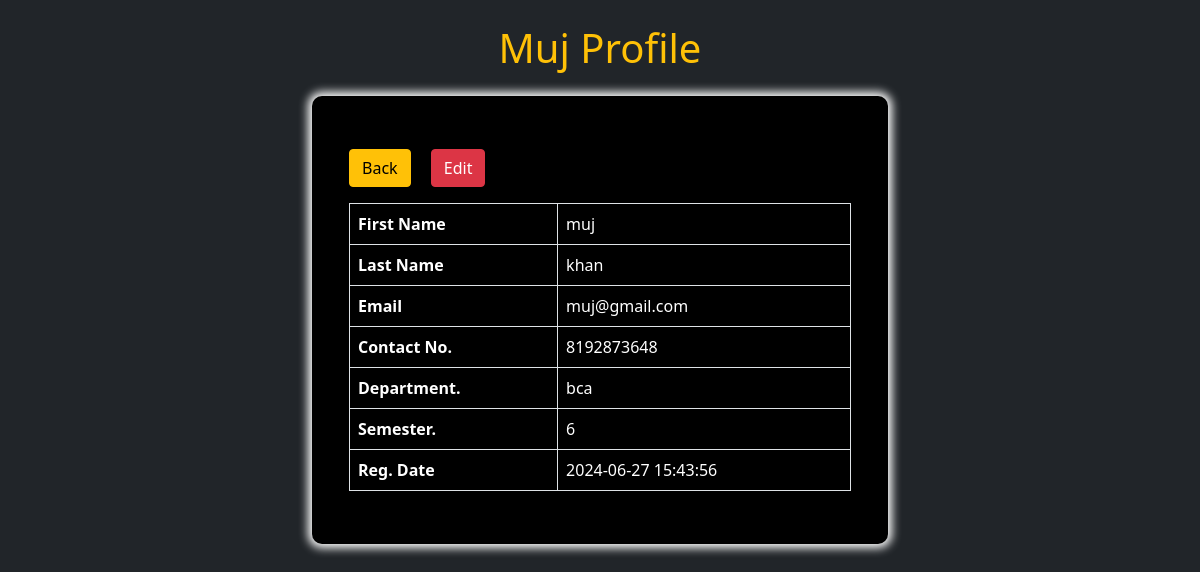
The page /profile.php (signed in) on the database its author committed.
### tables this page shows
CREATE TABLE `users` (
  `u_id` int(222) NOT NULL,
  `username` varchar(222) NOT NULL,
  `f_name` varchar(222) NOT NULL,
  `l_name` varchar(222) NOT NULL,
  `email` varchar(222) NOT NULL,
  `phone` varchar(222) NOT NULL,
  `password` varchar(222) NOT NULL,
  `department` text NOT NULL,
  `semester` int(222) NOT NULL,
  `date` timestamp NOT NULL DEFAULT current_timestamp() ON UPDATE current_timestamp()
);

### profile.php (the view, shortened to what this page needs)
<?php session_start();
include_once ('connection/connect.php');
if (strlen($_SESSION['user_id'] == 0)) {
  header('location:logout.php');
} else {
  ?>
  <!doctype html>
  <html lang="en">
  <head>
    <link href="https://cdn.jsdelivr.net/npm/bootstrap@5.0.2/dist/css/bootstrap.min.css" rel="stylesheet"
>
  </head>
  <body class="bg-dark">
    <main>
      <div class="container-fluid px-4 ">
        <?php
        $userid = $_SESSION['user_id'];
        $query = mysqli_query($db, "select * from users where u_id='$userid'");
        while ($result = mysqli_fetch_array($query)) { ?>
          <h1 class="my-4 text-center text-warning text-capitalize"><?php echo $result['f_name']; ?> Profile</h1>
          <div class="card col-md-6 col-10 mb-4 mx-auto">
          <div class="card-body ">
            <a href="menu.php" class="btn btn-warning my-3">Back</a>
            <a href="edit_userprofile.php" class="btn btn-danger m-3">Edit</a>
            <table class="table  table-bordered table-striped">
              <tr>
                <th>First Name</th>
                <td><?php echo $result['f_name']; ?></td>
              </tr>
              <tr>
                <th>Last Name</th>
                <td><?php echo $result['l_name']; ?></td>
              </tr>
              <tr>
                <th>Email</th>
                <td colspan="3"><?php echo $result['email']; ?></td>
              </tr>
              <tr>
                <th>Contact No.</th>
                <td colspan="3"><?php echo $result['phone']; ?></td>
              </tr>
              <tr>
                <th>Department.</th>
                <td colspan="3"><?php echo $result['department']; ?></td>
              </tr>
              <tr>
                <th>Semester.</th>
                <td colspan="3"><?php echo $result['semester']; ?></td>
              </tr>
              <tr>
                <th>Reg. Date</th>
                <td colspan="3"><?php echo $result['date']; ?></td>
              </tr>
          </table>
        </div>
      </div>
      <?php } ?>
    </div>
    </main>
  </body>
  </html>
<?php } ?>

### profile.php (style rules this page uses)
* { margin: 0; padding: 0; box-sizing: border-box; }
.card { background-color: black; color: white; border-radius: 10px; padding: 20px; box-shadow: 0 0px 10px 4px white; }
.table th, .table td { vertical-align: middle; color: white; }

### rows shown on the page
users: f_name "Muj", f_name "muj", l_name "khan", email "muj@gmail.com", phone "8192873648", department "bca", semester "6", date "2024-06-27 15:43:56"
